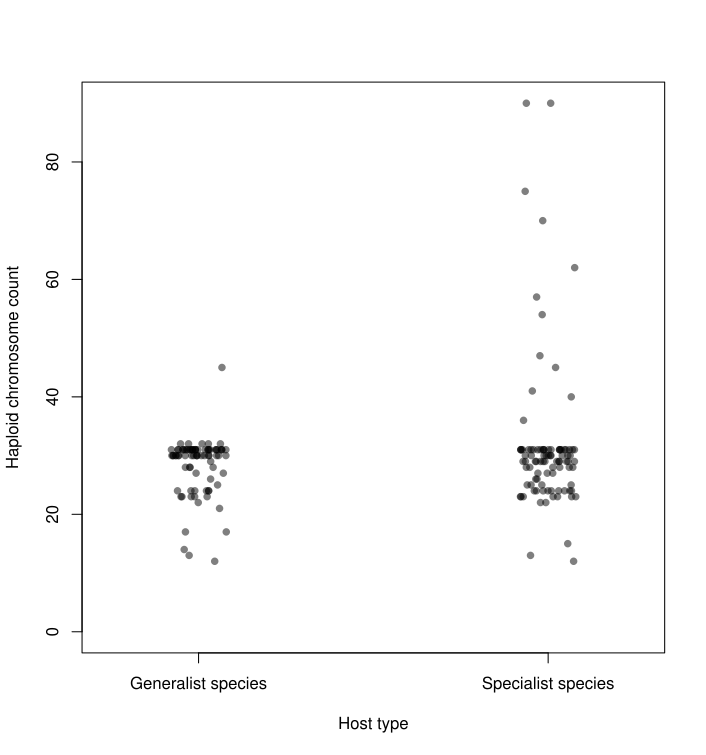

Source code (R):
# Terrence Sylvester
# pradakshanas@gmail.com
# May 18, 2020
# distribution of chromosome numbers

# load libraries
library(ape)

# load helper functions
source("../rscripts/helper.functions.R")

# read in chromosome data
chroms <- read.csv("../data/chroms/lep.chroms.csv", 
                   as.is = T)

# read in tree data
trees <- read.tree("../data/trees/papilionoidea-10.trees")

# read in hosts data
hosts <- read.csv("../data/hosts/papilionoidea-bisse-data.txt",
                  as.is = T)

# sampe chromosome counts
chroms <- chromSampler(dat = chroms)

# get the trait overlap
dat <- TraitOverlap(dat = chroms,
                    trees = trees,
                    hosts = hosts)

# make chromosome number haploid
dat$haploid <- dat$haploid / 2


# remove all but keep dat
rm(list = ls()[-5])

# in this data set specialists are 1 and generalists are 0

# plot the distribution
# make the plot region
plot(x = NULL,
     y = NULL,
     xlim = c(0,1),
     ylim = c(0, max(dat$haploid)),
     xlab = "Host type",
     ylab = "Haploid chromosome count",xaxs = "i",
     xaxt = "n")

# plot tick marks
axis(side = 1,
     at= c(0.2,0.8), 
     labels= c("Generalist species", "Specialist species"))

# plot generalists
points(x = jitter(rep(.2, sum(dat$hosts == 0)), 12),
       y = dat$haploid[dat$hosts == 0],
       pch = 16,
       col = rgb(0,0,0,.5))

# plot specialists
points(x = jitter(rep(.8, sum(dat$hosts == 1)), 3),
       y = dat$haploid[dat$hosts == 1],
       pch = 16,
       col = rgb(0,0,0,.5))
